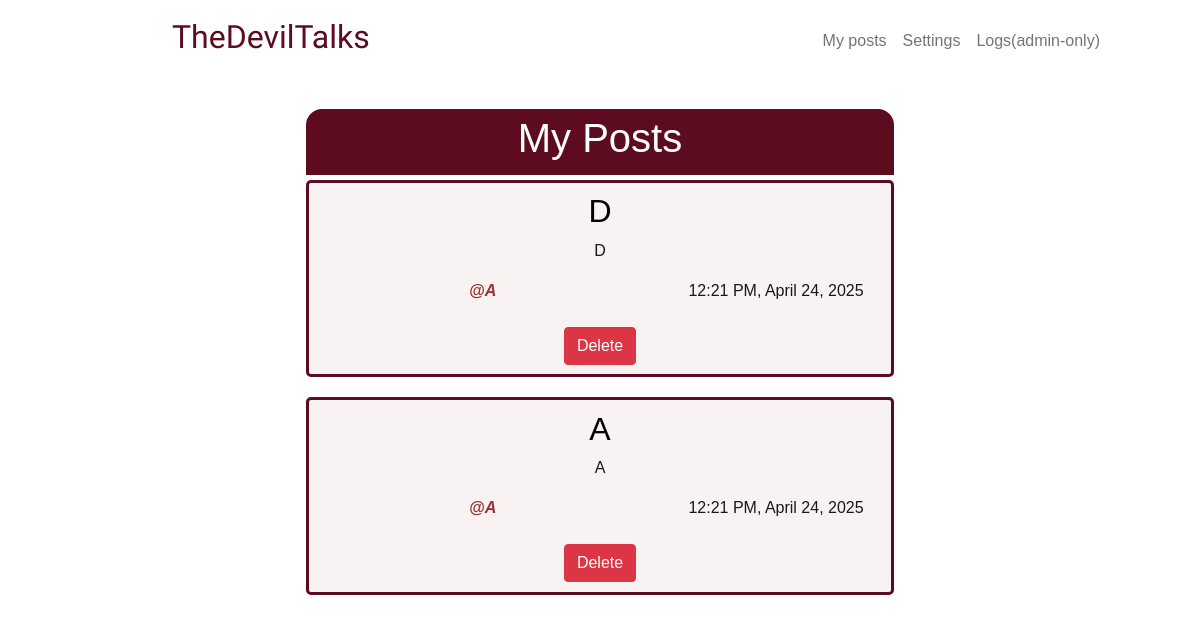
The page /my-posts (signed in) on the database its author committed.
### tables this page shows
CREATE TABLE posts (
    id INTEGER PRIMARY KEY AUTOINCREMENT NOT NULL,
    user_id INTEGER NOT NULL,
    title TEXT NOT NULL, 
    content TEXT NOT NULL,
    time_stamp DATETIME DEFAULT CURRENT_TIMESTAMP,
    FOREIGN KEY (user_id) REFERENCES users(id) ON DELETE RESTRICT
);

CREATE TABLE users (
    id INTEGER PRIMARY KEY AUTOINCREMENT NOT NULL,
    username TEXT UNIQUE NOT NULL,
    hashed_password TEXT NOT NULL,
    joined_at DATETIME NOT NULL DEFAULT CURRENT_TIMESTAMP,
    is_admin BOOLEAN DEFAULT FALSE
);

### app.py (the view)
@app.route("/my-posts", methods=["GET", "POST"])
@login_required
def my_posts():
    fetch_query = """
        SELECT
            posts.id,
            posts.title,
            posts.content,
            posts.time_stamp,
            users.username
        FROM posts
        JOIN users ON posts.user_id = users.id
        WHERE posts.user_id = ?
        ORDER BY posts.time_stamp DESC;
    """
    if request.method == "POST":
        post_id = request.form.get("post_id")
        db.execute("DELETE FROM posts WHERE id = ? AND user_id = ? ", post_id, session["user_id"])
        user_posts = db.execute(fetch_query, session["user_id"])
        return render_template("my_posts.html", user_posts=user_posts)
    user_posts = db.execute(fetch_query, session["user_id"])
    return render_template("my_posts.html",  user_posts=user_posts)

### app.py (called while the page is built)
def login_required(f):
    @wraps(f)
    def decorated_function(*args, **kwargs):
        if session.get("user_id") is None:
            return redirect("/login")
        return f(*args, **kwargs)
    return decorated_function

@app.template_filter("format_datetime")
def format_datetime(date_time):
    try:
        parsed_date_time = datetime.strptime(date_time, "%Y-%m-%d %H:%M:%S")
        if platform.system() == "Windows":
            format = "%#I:%M %p, %B %d, %Y" # Hashtag instead of '-'
        else:
            format = "%-I:%M %p, %B %d, %Y" # UNIX OS: '-' instead of Hashtag
        return parsed_date_time.strftime(format)
    except Exception:
        return date_time

### templates/my_posts.html (shortened to what this page needs)
{% extends "layout.html" %}
{% block main %}
    <div class="others-post-header">
        <h1> My Posts </h1>
    </div>
    <div>
        {% for post in user_posts %}
            <div class="others-post-container">
                <h2>{{ post["title"] }} </h2>
                <p>{{ post["content"] }} </p>
                <div class="row">
                    <div class="column left">
                        <p class="username"><strong> @{{ post["username"] }} </strong></p>
                    </div>
                    <div class="column right">
                        <p> {{ post["time_stamp"] | format_datetime }} </p>
                    </div>
                </div>
                <form action="/my-posts" method="post" onsubmit="return confirm('Are you sure you want to delete the post?');">
                    <button type="submit" class="btn btn-danger mt-2">Delete</button>
                </form>
            </div>
        {% endfor %}
    </div>
{% endblock %}

### static/styles.css (style rules this page uses)
h1 { font-size: 40px; }
p { color:rgba(0, 0, 0, 0.9) ; }
* { font-family: Verdana, Geneva, Tahoma, sans-serif; }
.others-post-header { background-color: rgb(93, 11, 31); color: rgb(255, 255, 255); margin: 35px 25% 0 25%; padding: 0.3rem; text-align: center; border-radius: 1rem 1rem 0 0; }
.others-post-container { background-color: rgba(128, 0, 0, 0.05); border: solid; border-width: 3px; border-color: rgb(93, 11, 31); color: rgb(0, 0, 0); margin: 5px 25% 20px 25%; padding: 0.6rem; text-align: center; border-radius: 5px; }
.username { color:rgba(128, 0, 0, 0.8); font-style: italic; }
.row { display: flex !important; }
.column { float: left; }
.left { width: 60% !important; }
.right { width: 40% !important; }

### rows shown on the page
posts: title "D", content "D", username "A", time_stamp "12:21 PM, April 24, 2025"
posts: title "A", content "A", username "A", time_stamp "12:21 PM, April 24, 2025"
